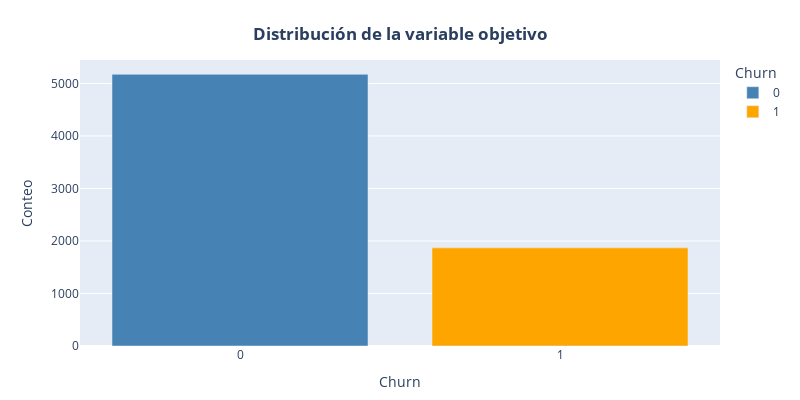

Notebook source saved alongside this figure:
### Markdown cell above
### 4.5 Evaluación de balance de clases

### Code cell
# Exploramos el balance de clases en nuestra variable objetivo
class_distribution = full_data['churn'].value_counts().reset_index(name='count')
class_distribution.columns = ['churn', 'count']
class_distribution['churn'] = class_distribution['churn'].map({0: '0', 1: '1'})
fig = px.bar(class_distribution,
             x='churn', 
             y='count',
             color='churn',
             labels={'churn': 'Churn', 'count': 'Conteo'},
             width=800,
             height=400,
             color_discrete_map={'1': 'orange', '0': 'steelblue'})
#fig.for_each_trace(lambda x: x.update(name='1' if x.name == '1' else 'No'))
fig.update_layout(
    xaxis_title='Churn', 
    yaxis_title='Conteo',
    title={'text': '<b>Distribución de la variable objetivo</b>', 'x': 0.5, 'y': 0.93},
    legend_title_text='Churn',
    margin=dict(b=20))
fig.show()
print('Distribución de clases\n' ,round(full_data['churn'].value_counts(normalize=True).reset_index(name='percentage')*100, 2))

### Figure 1 — Plotly figure (JSON) as saved in the notebook; plotly's stock layout.template omitted (floating-point values rounded to 4 significant figures)
{"data": [{"hovertemplate": "Churn=%{x}<br>Conteo=%{y}<extra></extra>", "legendgroup": "0", "marker": {"color": "steelblue", "pattern": {"shape": ""}}, "name": "0", "orientation": "v", "showlegend": true, "textposition": "auto", "type": "bar", "x": ["0"], "xaxis": "x", "y": [5174], "yaxis": "y"}, {"hovertemplate": "Churn=%{x}<br>Conteo=%{y}<extra></extra>", "legendgroup": "1", "marker": {"color": "orange", "pattern": {"shape": ""}}, "name": "1", "orientation": "v", "showlegend": true, "textposition": "auto", "type": "bar", "x": ["1"], "xaxis": "x", "y": [1869], "yaxis": "y"}], "layout": {"barmode": "relative", "height": 400, "legend": {"title": {"text": "Churn"}, "tracegroupgap": 0}, "margin": {"b": 20, "t": 60}, "title": {"text": "<b>Distribución de la variable objetivo</b>", "x": 0.5, "y": 0.93}, "width": 800, "xaxis": {"anchor": "y", "categoryarray": ["0", "1"], "categoryorder": "array", "domain": [0, 1], "title": {"text": "Churn"}}, "yaxis": {"anchor": "x", "domain": [0, 1], "title": {"text": "Conteo"}}}}
